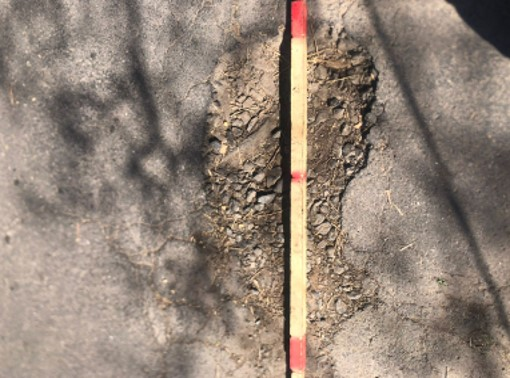
#> input picture data/train_images/p102.jpg, 510 x 378 px; its folder holds 4 pictures in this run
$ jupyter execute --allow-errors augmentation.ipynb
#> lines starting #> are read from the running program, lines starting #| are printed output that depends on the picture
[cell 1]
import numpy as np

def aug_rotate_90(image):
    print(image.shape)
    return np.transpose(image, (1, 0, 2))

def aug_horizontal_flip(image):
    return np.flip(image, axis=0)

def aug_vertical_flip(image):
    return np.flip(image, axis=1)

def aug_cut_out(image):
    width = np.random.randint(1, image.shape[0])//2
    height = np.random.randint(1, image.shape[1])//2
    start_width = np.random.randint(1, image.shape[0]-width)
    start_height = np.random.randint(1, image.shape[1]-height)
    image[start_width:start_width+width, start_height:start_height+height, :] = 0
    return image

def aug_add_gaussian_noise(image, mean=0, std=1.0):
    noisy_image = image + image * np.random.normal(mean, std, image.shape)
    noisy_image = np.clip(noisy_image, 0, 255)
    return noisy_image.astype(np.uint8)

def aug_solarization(image):
    brightness_factor = 0.1 * (np.random.random(1).item() - 0.5)
    contrast_factor = 1.5 + 0.1 * (np.random.random(1).item() - 0.5)
    solarized_image = (image + brightness_factor) * contrast_factor
    solarized_image = np.clip(solarized_image, 0, 255)
    return solarized_image.astype(np.uint8)

def aug_brightness(image):
    brightness_factor = (np.random.random(1).item() - 0.5)
    image = image + brightness_factor
    return (image + brightness_factor).astype(np.uint8)

def aug_contrast(image):
    contrast_factor = 1.0 + (np.random.random(1).item() - 0.5)
    return np.clip(image*contrast_factor, 0, 255).astype(np.uint8)

[cell 2]
import glob, cv2, os


for image_path in glob.glob("data/train_images/*.jpg"):
    image = cv2.imread(image_path, 1)
#> image is the input picture: shape (378, 510, 3); mean B, G, R 119.6, 132.1, 147.1
    print(image.shape)
#| (378, 510, 3)
    image = aug_vertical_flip(image)
#> in aug_vertical_flip, `return np.flip(image, axis=1)`:
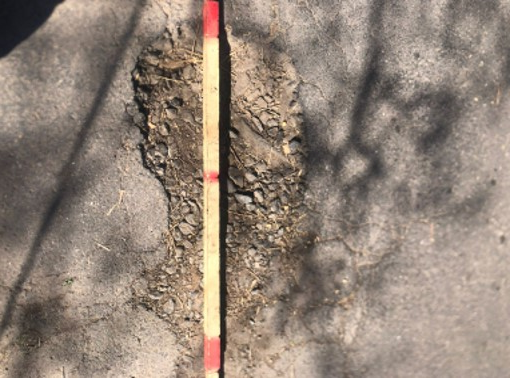
#> returned value: shape (378, 510, 3); mean of channels 0, 1, 2 119.6, 132.1, 147.1; drawn as B, G, R
    aug = "_vertical_flip"
    aug_image_path = ("data_augmented/train_images/"+image_path.rsplit("/")[-1]).replace(".jpg", aug+".jpg")
    aug_txt_path = image_path.replace("images", "annotations").replace(".jpg", ".txt")
    if not image is None:
        if os.path.exists(aug_txt_path):
            with open(aug_txt_path, 'r') as file:
                content = file.readlines()
            print(content)
            print(image_path.replace("data","data_augmented").replace("images", "annotations").replace(".jpg", aug+".txt"))
#> pass 2 of the loop `for image_path in glob.glob("data/train_images/*.jpg"):`:
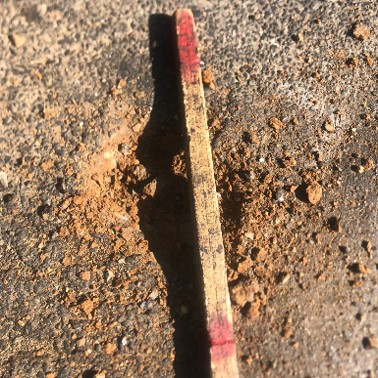
#> input picture data/train_images/p1033.jpg, 378 x 378 px
#> image is the input picture: shape (378, 378, 3); mean B, G, R 95.2, 121.6, 151.8
#| (378, 378, 3)
#> in aug_vertical_flip (call 2), `return np.flip(image, axis=1)`:
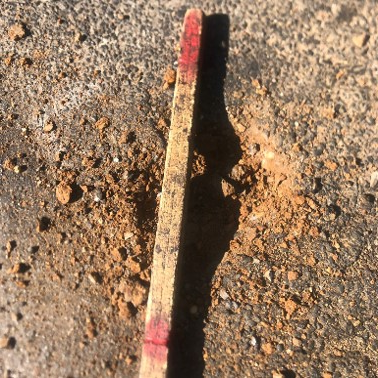
#> returned value: shape (378, 378, 3); mean of channels 0, 1, 2 95.2, 121.6, 151.8; drawn as B, G, R
#> pass 3 of the loop `for image_path in glob.glob("data/train_images/*.jpg"):`:
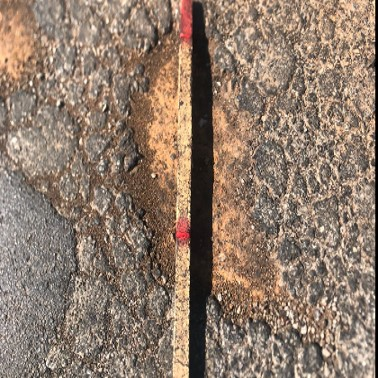
#> input picture data/train_images/p1037.jpg, 378 x 378 px
#> image is the input picture: shape (378, 378, 3); mean B, G, R 106.9, 122.5, 142.5
#| (378, 378, 3)
#> in aug_vertical_flip (call 3), `return np.flip(image, axis=1)`:
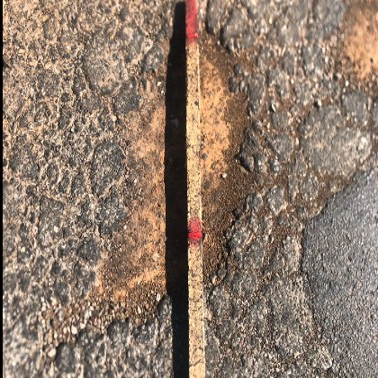
#> returned value: shape (378, 378, 3); mean of channels 0, 1, 2 106.9, 122.5, 142.5; drawn as B, G, R
#> the loop made 4 passes; the first 3 are shown

            # cv2.imwrite(aug_image_path, image)
            # with open(aug_txt_path.replace("data","data_augmented").replace(".txt", aug+".txt"), 'w') as file:
            #     file.writelines(content)


#     # image_number
#     # save image number 2
#     # ...
#     # save same annotation with image_number_2...

[cell 3]
import glob, os
for annotation in glob.glob("data_augmented/train_annotations/*.txt"):
    if annotation.endswith("_rotate.txt"):
        print(annotation)
        os.remove(annotation)

for annotation in glob.glob("data_augmented/train_images/*.jpg"):
    if annotation.endswith("_rotate.jpg"):
        print(annotation)
        os.remove(annotation)
#> pass 2 of the loop `for annotation in glob.glob("data_augmented/train_images/*.jpg"):`:
#> pass 3 of the loop `for annotation in glob.glob("data_augmented/train_images/*.jpg"):`:
#> the loop made 4 passes; the first 3 are shown
